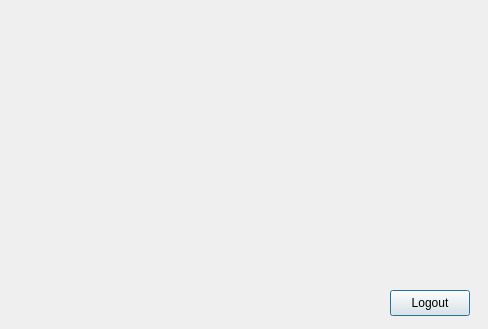
<?xml version="1.0" encoding="UTF-8"?>
<ui version="4.0">
 <class>thirdUi</class>
 <widget class="QDialog" name="thirdUi">
  <property name="geometry">
   <rect>
    <x>0</x>
    <y>0</y>
    <width>488</width>
    <height>329</height>
   </rect>
  </property>
  <property name="windowTitle">
   <string>Capstone</string>
  </property>
  <property name="styleSheet">
   <string notr="true"/>
  </property>
  <widget class="QPushButton" name="pushButton">
   <property name="geometry">
    <rect>
     <x>390</x>
     <y>290</y>
     <width>80</width>
     <height>26</height>
    </rect>
   </property>
   <property name="text">
    <string>Logout</string>
   </property>
  </widget>
 </widget>
 <resources/>
 <connections/>
</ui>
